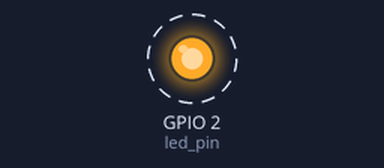
The sketch below on a simulated ESP32. Parts: output pins drawn as LEDs (lit = HIGH). Dashed ring = blinking.

Above: at 0.2 s.
Timing chart, 0 to 3.0 s (numbered marks = the images above):
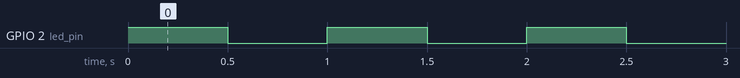

The sketch:

part2.ino
```cpp
//use only core 1
#if CONFIG_FREERTOS_UNICORE
static const BaseType_t app_cpu = 0;
#else
static const BaseType_t app_cpu = 1;
#endif

//pins
static const int led_pin = 2;

//task : blink an LED
void toggleLED(void *parameter){ // return nothing except a parameter
  while(1){
    digitalWrite(led_pin, HIGH);
    vTaskDelay(500 / portTICK_PERIOD_MS);
    digitalWrite(led_pin, LOW);
    vTaskDelay(500 / portTICK_PERIOD_MS);
  }
}
void setup() {
  //configure pin
  pinMode(led_pin, OUTPUT);

  //TASK TO RUN
  xTaskCreatePinnedToCore( // Use xTaskCreate() in vanilla FreeRTos
              toggleLED, //function to be called
              "Toggle LED", // name of the task
              1024,       // Stack size (bytes in esp32, words in FreeRTOS)
              NULL,       // parameter to pass to function
              1,          // task priority (0 to configMAX_PRIORITIES=1 (24))
              NULL,       // Task handle
              app_cpu);   // Run on one core
}

void loop() {
  // put your main code here, to run repeatedly:

}
```

Measured:
- by itself, GPIO 2 (led_pin): alternates HIGH for 0.50 s and LOW for 0.50 s
